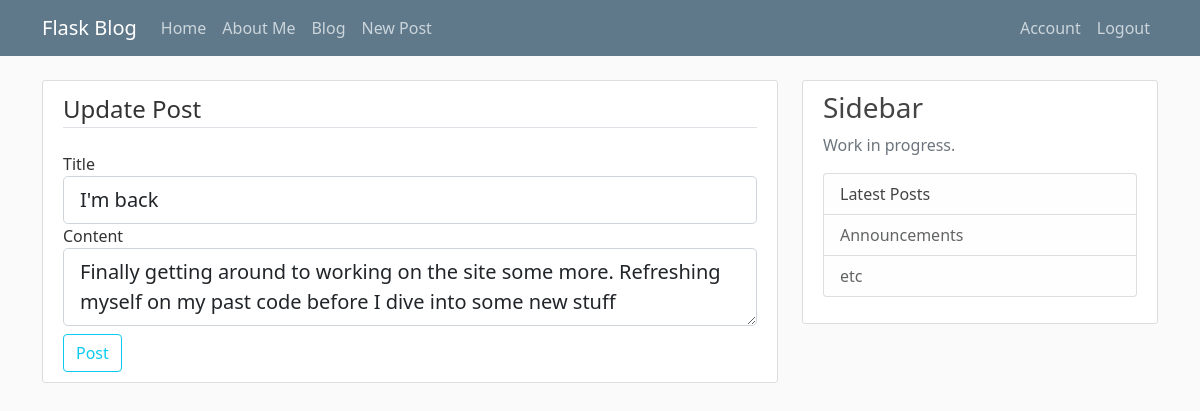
Screenshot of /post/1/update (signed in) with the database file from the repository.
### flaskblog/models.py (models this page shows, shortened)
class Post(db.Model):
    id = db.Column(db.Integer, primary_key=True)
    title = db.Column(db.String(100), nullable=False)
    date_posted = db.Column(db.DateTime, nullable=False, default=datetime.utcnow)
    content = db.Column(db.Text, nullable=False)
    user_id = db.Column(db.Integer, db.ForeignKey('user.id'), nullable=False)

### flaskblog/posts/routes.py (the view)
@posts.route("/post/<int:post_id>/update", methods=['GET', 'POST'])
@login_required
def update_post(post_id):
    post = Post.query.get_or_404(post_id)
    if post.author != current_user:
        abort(403)
    form = PostForm()
    if form.validate_on_submit():
        post.title = form.title.data
        post.content = form.content.data
        db.session.commit()
        flash('Your post has been updataed!', 'success')
        return redirect(url_for('posts.post', post_id=post.id))
    elif request.method == 'GET':
        form.title.data = post.title
        form.content.data = post.content
    return render_template('create_post.html', title ='Update Post', form=form, legend='Update Post')

### flaskblog/posts/forms.py
class PostForm(FlaskForm):
    title = StringField('Title', validators=[DataRequired()])
    content = TextAreaField('Content', validators=[DataRequired()])
    submit = SubmitField('Post')

### flaskblog/models.py (called while the page is built)
@login_manager.user_loader
def load_user(user_id):
    return User.query.get(int(user_id))

### flaskblog/templates/create_post.html (shortened to what this page needs)
{% extends 'index.html' %}
{% block content %}
    <div class = "content-section">
        <form method="POST" action="">
            <fieldset class="form-group">
                <legend class="border-bottom mb-4">{{ legend }}</legend>
                <div class="form-group">
                    {{ form.title.label(class="form-control-label") }}
                    {% if form.title.errors %}
                        {{ form.title(class="form-control form-control-lg is-invalid") }}
                        <div class="invalid-feedback">
                            {% for error in form.title.errors %}
                                <span>{{ error }}</span>
                            {% endfor %}
                        </div>
                    {% else %}
                        {{ form.title(class="form-control form-control-lg") }}
                    {% endif %}
                </div>
                <div class="form-group">
                    {{ form.content.label(class="form-control-label") }}
                    {% if form.content.errors %}
                        {{ form.content(class="form-control form-control-lg is-invalid") }}
                        <div class="invalid-feedback">
                            {% for error in form.content.errors %}
                                <span>{{ error }}</span>
                            {% endfor %}
                        </div>
                    {% else %}
                        {{ form.content(class="form-control form-control-lg") }}
                    {% endif %}
                </div>
            </fieldset>
            <div class = "form-group mt-2">
                {{ form.submit(class="btn btn-outline-info") }}
            </div>
        </form>
     </div>
{% endblock content%}

### flaskblog/static/main.css (style rules this page uses)
body { background: #fafafa; color: #333333; margin-top: 5rem; }
.content-section { background: #ffffff; padding: 10px 20px; border: 1px solid #dddddd; border-radius: 3px; margin-bottom: 20px; }

### rows the page displays
Post: title "I'm back", content "Finally getting around to working on the site some more. Refreshing myself on my past code before I dive into some new stuff"

### other values shown
{{ legend }} "Update Post"
